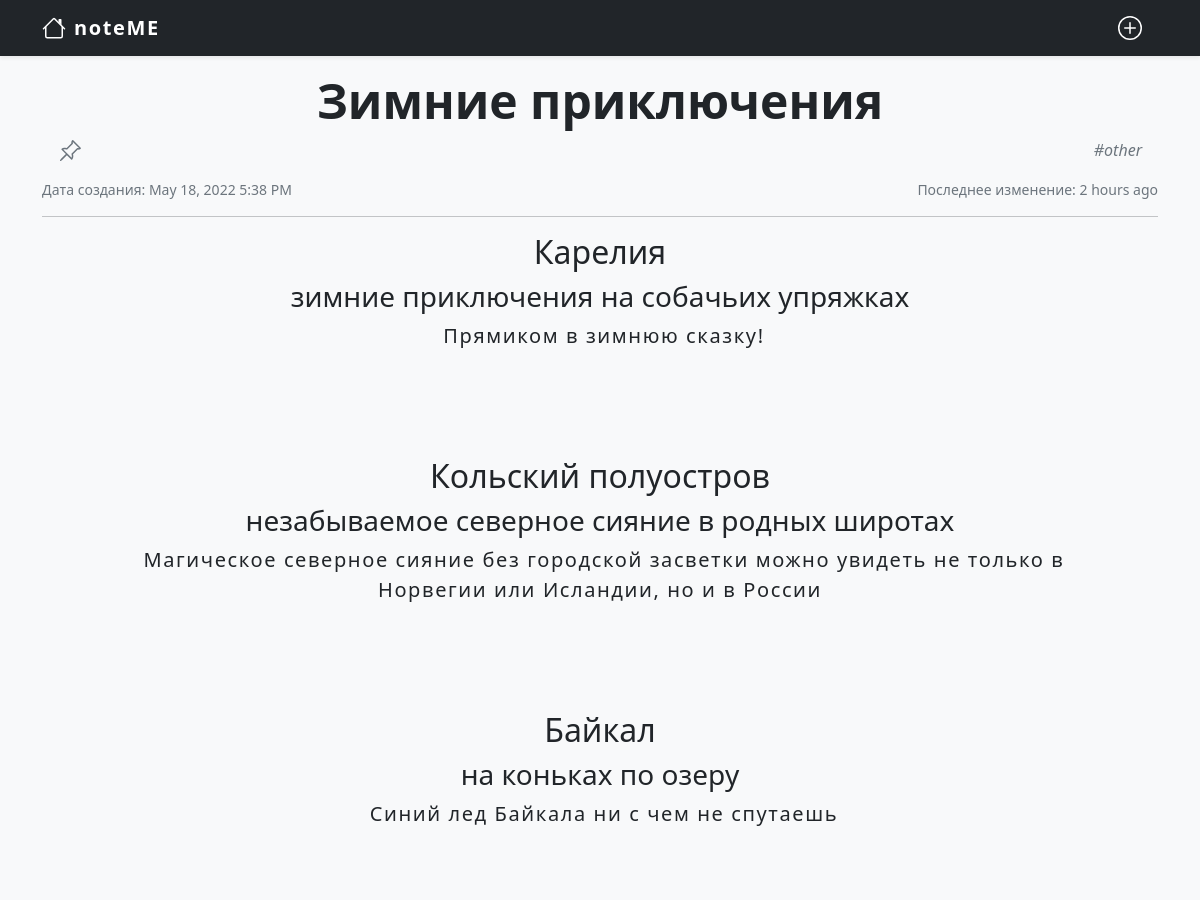
Page /note/4 (upper part) on the earlier database version.
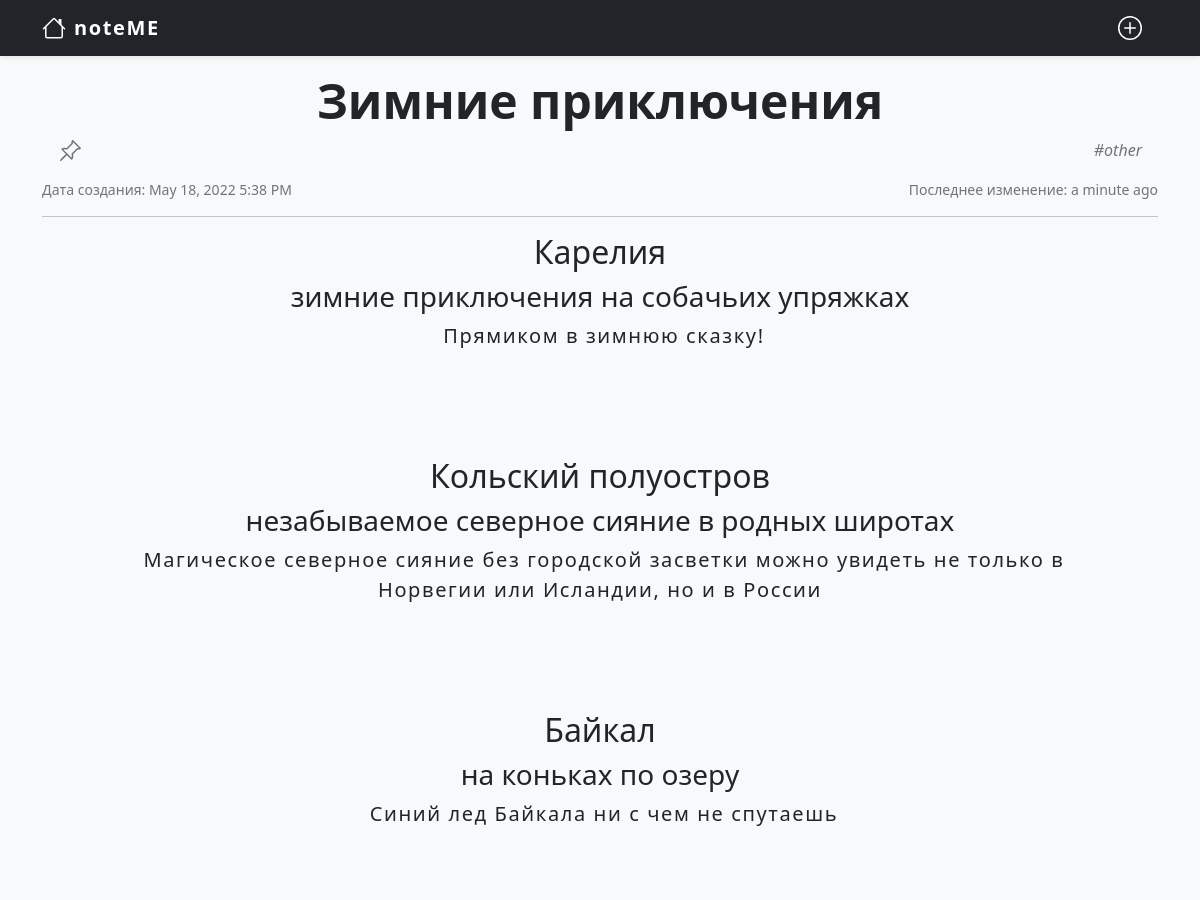
Same page on the later database version.
### model.py (models this page shows, shortened)
class Note(db.Model):
    id_note = db.Column(db.Integer, primary_key=True)
    n_title = db.Column(db.String(150), nullable=False)
    n_pinned = db.Column(db.Boolean, default=False)
    n_tag = db.Column(db.String(150), nullable=False)
    n_tag_preview = db.Column(db.String(150), nullable=False)
    n_body = db.Column(db.Text, nullable=True)
    n_date_c = db.Column(db.DateTime, default=datetime.utcnow)
    n_date_m = db.Column(db.DateTime, default=datetime.utcnow)
    n_deleted = db.Column(db.Boolean, default=False)

### view.py (the view)
@app.route('/note/<int:idx>')
def show_note(idx):
    return render_template('note.html', note=cntl_select_note(idx))

### controller.py (called while the page is built)
def cntl_select_note(idx: int):
    return Note.query.get_or_404(idx)

### templates/note.html (shortened to what this page needs)
{% extends '_base.html' %}
{% block content %}
<div class="container">
	<div class="py-3 text-center">
		<div class="mb-3">
			<h1 class="display-5 fw-bold">{{ note.n_title }}</h1>
			<p class="card-tag text-muted d-flex justify-content-between">
				{% if note.n_pinned %}
				<span title="Заметка закреплена">
					<svg xmlns="http://www.w3.org/2000/svg" width="24" height="24" fill="currentColor" class="bi bi-pin" viewBox="0 0 16 16">
						<path d="M4.146.146A.5.5 0 0 1 4.5 0h7a.5.5 0 0 1 .5.5c0 .68-.342 1.174-.646 1.479-.126.125-.25.224-.354.298v4.431l.078.048c.203.127.476.314.751.555C12.36 7.775 13 8.527 13 9.5a.5.5 0 0 1-.5.5h-4v4.5c0 .276-.224 1.5-.5 1.5s-.5-1.224-.5-1.5V10h-4a.5.5 0 0 1-.5-.5c0-.973.64-1.725 1.17-2.189A5.921 5.921 0 0 1 5 6.708V2.277a2.77 2.77 0 0 1-.354-.298C4.342 1.674 4 1.179 4 .5a.5.5 0 0 1 .146-.354zm1.58 1.408-.002-.001.002.001zm-.002-.001.002.001A.5.5 0 0 1 6 2v5a.5.5 0 0 1-.276.447h-.002l-.012.007-.054.03a4.922 4.922 0 0 0-.827.58c-.318.278-.585.596-.725.936h7.792c-.14-.34-.407-.658-.725-.936a4.915 4.915 0 0 0-.881-.61l-.012-.006h-.002A.5.5 0 0 1 10 7V2a.5.5 0 0 1 .295-.458 1.775 1.775 0 0 0 .351-.271c.08-.08.155-.17.214-.271H5.14c.06.1.133.191.214.271a1.78 1.78 0 0 0 .37.282z"/>
					</svg>
				</span>
				{% else %}
				<span title="Заметка не закреплена">
				</span>
				{% endif %}
				<span>#{{ note.n_tag }}</span>
			</p>
		</div>
		<div class="d-flex justify-content-between">
			<small class="text-muted">Дата создания: {{ moment(note.n_date_c).format('LLL') }}</small>
			<small class="text-muted">Последнее изменение: {{ moment(note.n_date_m).fromNow() }}</small>
		</div>
		<hr/>
		<div class="lead mb-4 col-lg-10 mx-auto">{{ note.n_body|markdown }}</div>
	</div>
</div>
{% endblock %}

Differences in the rows shown:
changed Note "Зимние приключения": n_date_m "2 hours ago" → "a minute ago"
